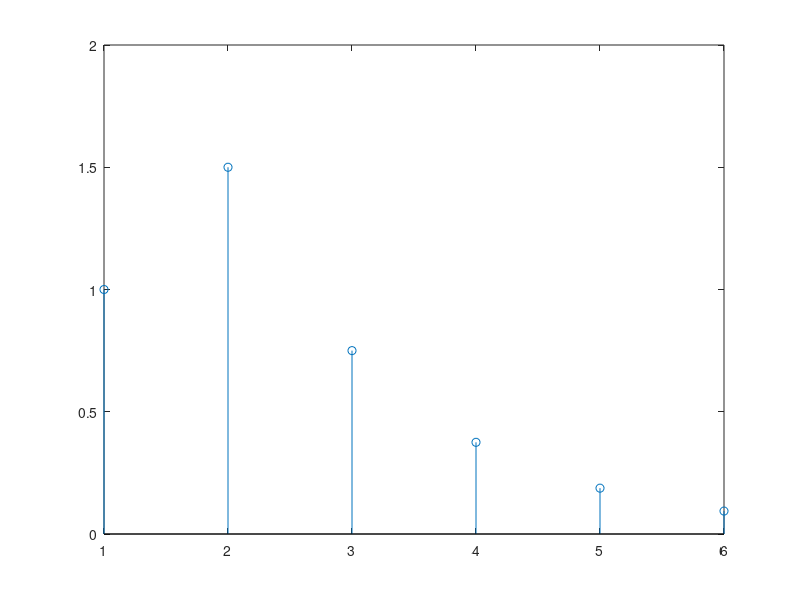

This chart was generated by the following MATLAB code: (Note: this script raises an error after producing the figure.)
clc; clear;
x = [1, 1.5, 0.75, 0.375, 0.1875, 0.0938];% Unstable model, poles at -1.5 and 1.5
stem(x)
p = 2; q = 0;

% See page 139 Padé
x = x(:);
X = convm(x,p+1);
Xq = X(q+2:q+p+1,2:p+1);
xqplus1 = X(q+2:q+p+1,1);
a = [1; Xq\-xqplus1]; 
b0 = x(1,1);
b = X(1:q+1,1:p+1)*a; % b0 = b

x_hat = filter(1, a, [1 zeros(1,length(x)-1)]);

e = abs(x - x_hat(:)).^2;